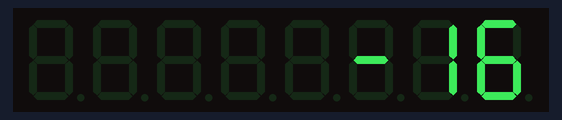
Recording of a sketch running on a simulated Arduino Uno, built with avr-gcc and run on an emulated ATmega328P. Shown: 8-digit seven-segment display. What the sketch prints to the serial monitor is not drawn.

Above: at 0.1 s.
At 5.1 s:
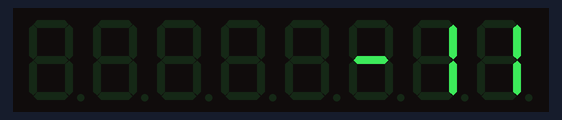
At 9.1 s:
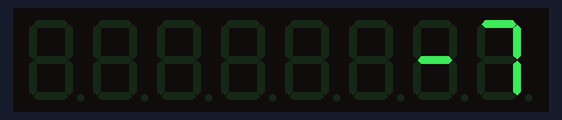
At 19.1 s:
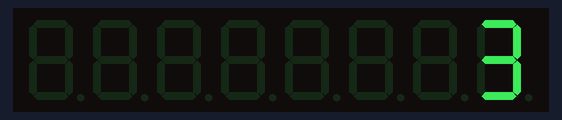
At 28.1 s:
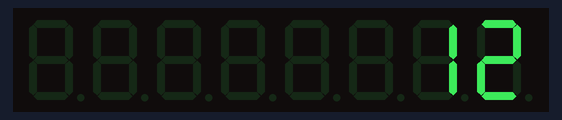
At 38.1 s:
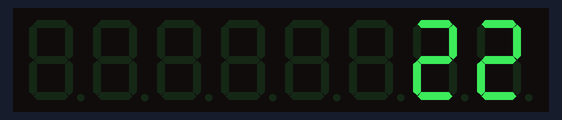

Measured:
- what the display in image 1 shows lasts 1.0 s, from 5.0 s to 6.0 s

The sketch:

0101-Max7219-panel-timer.ino
```cpp
/**************************
 * 0101-Max7219 Panel Timer
 * -------------------------
 *
 * This program builds on the previous one (0100-Max7219 Panel Tester) by
 * adding a function to output an arbitrary signed integer onto the
 * 8 digit LED Panel controlled by a Max7219 LED controller.
 *
 * This program displays a timer counting upwards in second increments (approximately).
 *
 * To enable this program, import the following library into the Arduino IDE:
 * - LED Control, by Eberhard Fahle
 *   http://wayoda.github.io/LedControl/
 *
 * The outcomes of this program are to learn:
 * - Addition of a generic "output integer to LED Panel" function.
 *
 * The output function will be used as a basis for the next program which
 * implements a basic calculator.
 *
 * Examples of the LED module include:
 * - https://www.jaycar.com.au/8-digit-7-segment-display-module/p/XC3714
 * - https://hobbycomponents.com/displays/597-max7219-8-digit-seven-segment-display-module
 * - http://www.logicware.com.au/max7219-8-digit-red-led-digital-display-module-boa
 *
 * Arduino connections as follows:
 * - Pin 10   ->   CS (enable/LODA/LOAD)
 * - Pin 11   ->   CLK
 * - Pin 12   ->   DIN / Data
 *
 */
#include "LedControl.h"

/*
 * Now we need a LedControl to work with.
 *
 *   pin 12 is connected to the DataIn (or DIN)
 *   pin 11 is connected to the CLK
 *   pin 10 is connected to LOAD (or CS)
 *
 * We have only a single MAX72XX.
 */
LedControl lc = LedControl(12,11,10,1);

/*******************
 * setup
 * -----
 *
 * Initialise the LCD Panel and the Serial Monitor.
 *
 */
void setup() {
  Serial.begin(9600);
#ifdef ARDUINO_AVR_LEONARDO
  int tOut = 200;    // Wait up to 2000 ms (2 seconds) for the Serial port to initialise
  while (tOut && !Serial) {
    tOut--;
    delay(10);
  }
  Serial.println("Leonardo Serial initialisation complete.");
#else
  Serial.println("Not Leonardo");
#endif

  /*
   * The MAX72XX is in power-saving mode on startup,
   * we have to do a wakeup call
   */
  lc.shutdown(0,false);
  /* Set the brightness to a medium values */
  lc.setIntensity(0,4);
  /* and clear the display */
  lc.clearDisplay(0);

  Serial.println("POST - Max7219 panel - 0101 - timer/counter");
}

/*************************************************
 * output (int number)
 *
 * Function to output an integer to the LED panel.
 * The number may be negative.
 * If the number requires more than 8 digits (including
 * the negative sign if required) will simply be truncated
 * at the most significant digits.
 *
 * For example, 1234567890 will be displayed as 34567890
 * and -1234567890 will be displayed as -4567890.
 *
 */
void output(int number) {
  int wrk = number;        // Put the number into a work variable
  bool negative = wrk < 0; // Is the number negative?
  int digitLimit = 8;      // Set the limit of digits to display.
  if (negative) {          // Adjust everything if the number is -ve.
    wrk = -wrk;            // Make it positive (so the math works)
    digitLimit = 7;        // Leave space for the - sign.
  }

  lc.clearDisplay(0);      // Clear remnants from last time.

  int digit = 0;           // Point to the digit we will output.
  do {                     // We must execute at least once.
    int val = wrk % 10;    // calculate the display value.
    wrk = wrk / 10;        // remove the least significant (units) digit.
                           // output it.
    lc.setDigit(0, digit, (byte) val, false);
    digit++;               // Point to the next digit.
                           // loop as long as there is more to display
                           // and we didn't overflow.
  } while (wrk > 0 && digit < digitLimit);

  if (negative) {          // if negative, output a minus sign.
    lc.setChar(0, digit, '-', false);
  }
}

// Start the counter at a negative value to test negative numbers
int cntr = -16;


/**************************************
 * loop function
 *
 * output the counter every one second to simulate a timer.
 * Note that the interval between updates will not be exactly
 * one second (despite the delay being 1000ms)...
 *
 * Why?
 * (This is a question for you to think about).
 *
 * What would be a better way to do this?
 * (Hint: You have already seen the answer in some of the Boot 0 - Power on Reset modules)
 *
 */
void loop() {
  output(cntr);           // Output our number
  cntr++;                 // increment it
  delay(1000);            // and wait for 1 second
}
```
